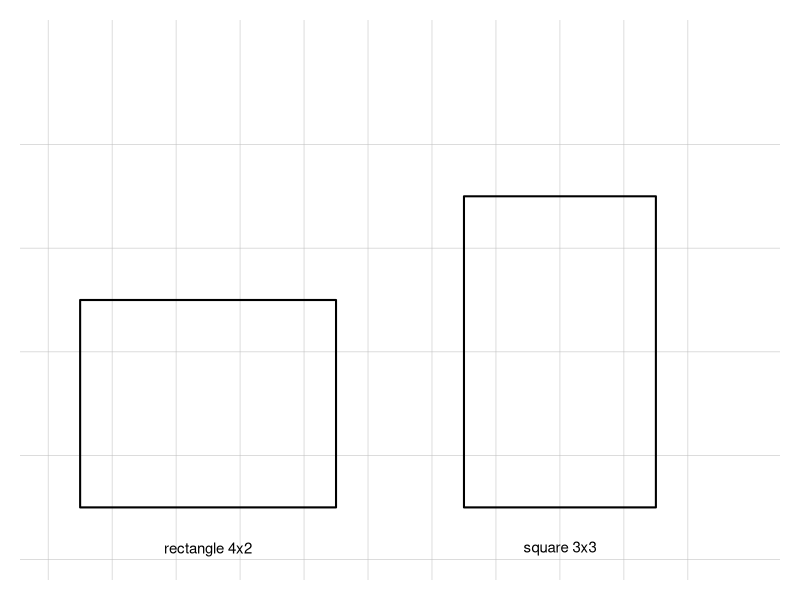
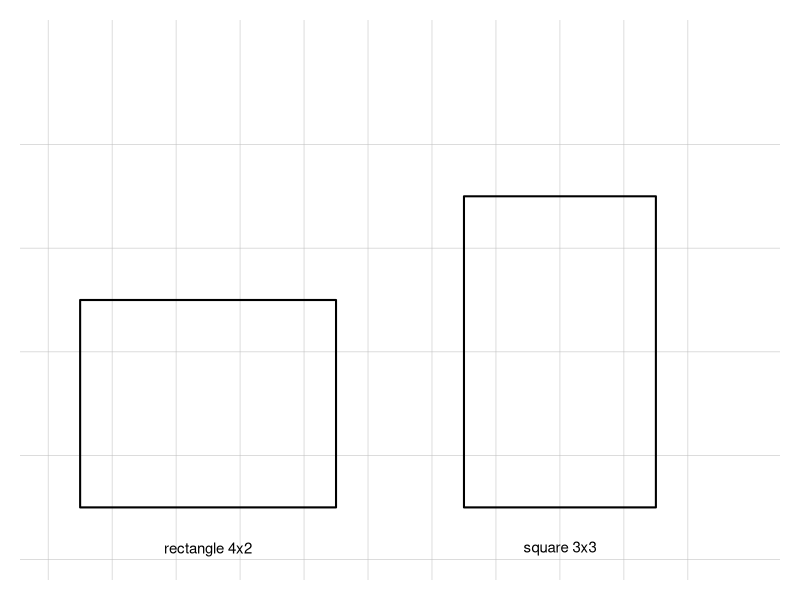

Generate these figures, in order, with R:
library(svglite)

make_plot <- function() {
  old <- par(mar = c(1,1,1,1), bg = "white")
  plot(0, 0, type = "n", xlim = c(0, 11), ylim = c(0, 5), axes = FALSE, xlab = "", ylab = "")
  # grid lines
  for (x in 0:10) abline(v = x, lwd = 0.5, col = "gray")
  for (y in 0:4) abline(h = y, lwd = 0.5, col = "gray")
  # rectangle 4 wide x 2 tall at bottom-left
  rect(0.5, 0.5, 4.5, 2.5, border = "black", lwd = 2)
  text(2.5, 0.1, "rectangle 4x2", cex = 0.9)
  # square 3x3 on the right
  rect(6.5, 0.5, 9.5, 3.5, border = "black", lwd = 2)
  text(8.0, 0.1, "square 3x3", cex = 0.9)
  par(old)
}

svg_out <- "C:/Users/18904/Github/primary-mathematics/figures/week43-1.svg"
pdf_out <- "C:/Users/18904/Github/primary-mathematics/figures/week43-1.pdf"
svglite(svg_out, width = 6, height = 3)
make_plot(); dev.off()
cairo_pdf(pdf_out, width = 6, height = 3)
make_plot(); dev.off()
cat("done\n")
